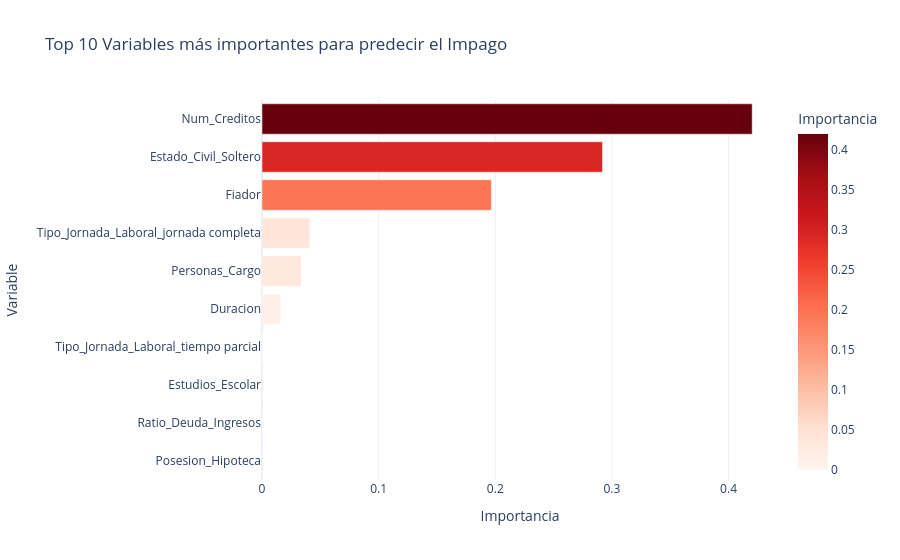
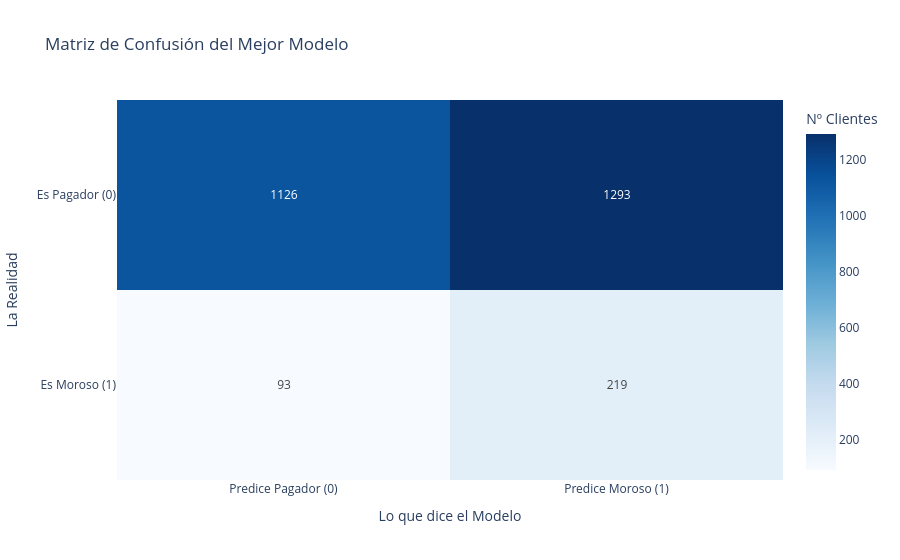
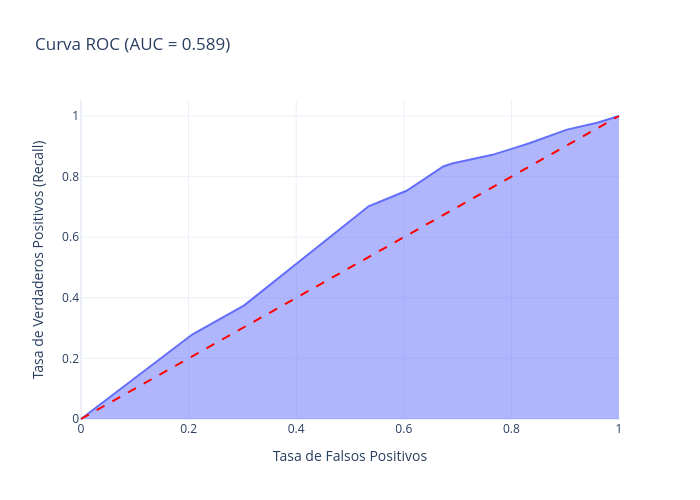

The notebook cell these images were saved under, in order:
### Code cell
# 10. MODELO GANADOR DEFINITIVO
print('\n--- ENTRENANDO EL MODELO GANADOR DEFINITIVO ---')

# Selección automática del mejor modelo por F1 con overfitting < 5%
df_robustos = df_resultados[df_resultados['Overfitting_Gap_Pct'] < 5.0]
fila_ganadora = df_robustos.loc[df_robustos['F1_1'].idxmax()]
print(f'Mejor configuración: {fila_ganadora["Modelo"]} '
      f'| SMOTE={fila_ganadora["SMOTE"]} | PCA={fila_ganadora["PCA"]}')
print(f'  F1={fila_ganadora["F1_1"]:.4f} | '
      f'Recall={fila_ganadora["Recall_1"]:.4f} | '
      f'ROC-AUC={fila_ganadora["ROC_AUC"]:.4f}')

# Entrenamos el DecisionTree ganador (configuración validada)
min_class_count = y_train.value_counts().min()
k_smote = min(5, min_class_count - 1)

pasos_ganador = [
    ('scaler', StandardScaler()),
    ('smote',  SMOTE(random_state=42, k_neighbors=k_smote)),
    ('model',  DecisionTreeClassifier(
                   max_depth=5, min_samples_leaf=5,
                   class_weight='balanced', random_state=42))
]
modelo_ganador = ImbPipeline(pasos_ganador)
modelo_ganador.fit(X_train, y_train)

y_proba_train_g = modelo_ganador.predict_proba(X_train)[:, 1]
precisions, recalls, thresholds = precision_recall_curve(y_train, y_proba_train_g)
f1_scores_g = 2 * (precisions * recalls) / (precisions + recalls + 1e-10)
best_idx = np.lexsort((-recalls, -f1_scores_g))[0]
best_threshold_g = thresholds[best_idx] if best_idx < len(thresholds) else 0.5

y_proba_test_g = modelo_ganador.predict_proba(X_test)[:, 1]
y_pred_test_g  = (y_proba_test_g >= best_threshold_g).astype(int)

print(f'\nResultados en Test (umbral={best_threshold_g:.4f}):')
print(classification_report(y_test, y_pred_test_g,
      target_names=['Pagador', 'Moroso']))

# Importancia de variables
importancias = modelo_ganador.named_steps['model'].feature_importances_
df_imp = pd.DataFrame({'Variable': X_train.columns, 'Importancia': importancias})\
           .sort_values('Importancia', ascending=True).tail(10)

fig1 = px.bar(df_imp, x='Importancia', y='Variable', orientation='h',
              title='Top 10 Variables más importantes para predecir el Impago',
              color='Importancia', color_continuous_scale='Reds')
fig1.update_layout(template='plotly_white', showlegend=False)
fig1.show()

# Matriz de Confusión
cm = confusion_matrix(y_test, y_pred_test_g)
fig2 = px.imshow(cm, text_auto=True, aspect='auto',
    labels=dict(x='Lo que dice el Modelo', y='La Realidad', color='Nº Clientes'),
    x=['Predice Pagador (0)', 'Predice Moroso (1)'],
    y=['Es Pagador (0)', 'Es Moroso (1)'],
    color_continuous_scale='Blues',
    title='Matriz de Confusión del Mejor Modelo')
fig2.update_xaxes(side='bottom')
fig2.update_layout(template='plotly_white')
fig2.show()

# Curva ROC
fpr, tpr, _ = roc_curve(y_test, y_proba_test_g)
roc_auc_val = auc(fpr, tpr)
fig3 = px.area(x=fpr, y=tpr,
    title=f'Curva ROC (AUC = {roc_auc_val:.3f})',
    labels=dict(x='Tasa de Falsos Positivos', y='Tasa de Verdaderos Positivos (Recall)'),
    width=700, height=500)
fig3.add_shape(type='line', line=dict(dash='dash', color='red'),
               x0=0, x1=1, y0=0, y1=1)
fig3.update_layout(template='plotly_white')
fig3.show()

### Figure 1 — Plotly figure (JSON) as saved in the notebook; plotly's stock layout.template omitted (floating-point values rounded to 4 significant figures)
{"data": [{"hovertemplate": "Importancia=%{marker.color}<br>Variable=%{y}<extra></extra>", "legendgroup": "", "marker": {"color": [0.0, 0.0, 0.0, 0.0006021, 0.01599, 0.03358, 0.04098, 0.1966, 0.2919, 0.4203], "coloraxis": "coloraxis", "pattern": {"shape": ""}}, "name": "", "orientation": "h", "showlegend": false, "textposition": "auto", "type": "bar", "x": [0.0, 0.0, 0.0, 0.0006021, 0.01599, 0.03358, 0.04098, 0.1966, 0.2919, 0.4203], "xaxis": "x", "y": ["Posesion_Hipoteca", "Ratio_Deuda_Ingresos", "Estudios_Escolar", "Tipo_Jornada_Laboral_tiempo parcial", "Duracion", "Personas_Cargo", "Tipo_Jornada_Laboral_jornada completa", "Fiador", "Estado_Civil_Soltero", "Num_Creditos"], "yaxis": "y"}], "layout": {"barmode": "relative", "coloraxis": {"colorbar": {"title": {"text": "Importancia"}}, "colorscale": [[0, "rgb(255,245,240)"], [0.125, "rgb(254,224,210)"], [0.25, "rgb(252,187,161)"], [0.375, "rgb(252,146,114)"], [0.5, "rgb(251,106,74)"], [0.625, "rgb(239,59,44)"], [0.75, "rgb(203,24,29)"], [0.875, "rgb(165,15,21)"], [1, "rgb(103,0,13)"]]}, "legend": {"tracegroupgap": 0}, "showlegend": false, "title": {"text": "Top 10 Variables más importantes para predecir el Impago"}, "xaxis": {"anchor": "y", "domain": [0, 1], "title": {"text": "Importancia"}}, "yaxis": {"anchor": "x", "domain": [0, 1], "title": {"text": "Variable"}}}}

### Figure 2 — Plotly figure (JSON) as saved in the notebook; plotly's stock layout.template omitted (floating-point values rounded to 4 significant figures)
{"data": [{"coloraxis": "coloraxis", "hovertemplate": "Lo que dice el Modelo: %{x}<br>La Realidad: %{y}<br>Nº Clientes: %{z}<extra></extra>", "name": "0", "texttemplate": "%{z}", "type": "heatmap", "x": ["Predice Pagador (0)", "Predice Moroso (1)"], "xaxis": "x", "y": ["Es Pagador (0)", "Es Moroso (1)"], "yaxis": "y", "z": [[1126, 1293], [93, 219]]}], "layout": {"coloraxis": {"colorbar": {"title": {"text": "Nº Clientes"}}, "colorscale": [[0, "rgb(247,251,255)"], [0.125, "rgb(222,235,247)"], [0.25, "rgb(198,219,239)"], [0.375, "rgb(158,202,225)"], [0.5, "rgb(107,174,214)"], [0.625, "rgb(66,146,198)"], [0.75, "rgb(33,113,181)"], [0.875, "rgb(8,81,156)"], [1, "rgb(8,48,107)"]]}, "title": {"text": "Matriz de Confusión del Mejor Modelo"}, "xaxis": {"anchor": "y", "domain": [0, 1], "side": "bottom", "title": {"text": "Lo que dice el Modelo"}}, "yaxis": {"anchor": "x", "autorange": "reversed", "domain": [0, 1], "title": {"text": "La Realidad"}}}}

### Figure 3 — Plotly figure (JSON) as saved in the notebook; plotly's stock layout.template omitted (floating-point values rounded to 4 significant figures)
{"data": [{"fillpattern": {"shape": ""}, "hovertemplate": "Tasa de Falsos Positivos=%{x}<br>Tasa de Verdaderos Positivos (Recall)=%{y}<extra></extra>", "legendgroup": "", "line": {"color": "#636efa"}, "marker": {"symbol": "circle"}, "mode": "lines", "name": "", "orientation": "v", "showlegend": false, "stackgroup": "1", "type": "scatter", "x": [0.0, 0.2067, 0.3034, 0.389, 0.5345, 0.6052, 0.6734, 0.69, 0.7648, 0.8107, 0.8334, 0.9033, 0.9107, 0.9595, 1.0], "xaxis": "x", "y": [0.0, 0.2788, 0.375, 0.4968, 0.7019, 0.7532, 0.8333, 0.8429, 0.8718, 0.8974, 0.9103, 0.9551, 0.9583, 0.9776, 1.0], "yaxis": "y"}], "layout": {"height": 500, "legend": {"tracegroupgap": 0}, "shapes": [{"line": {"color": "red", "dash": "dash"}, "type": "line", "x0": 0, "x1": 1, "y0": 0, "y1": 1}], "title": {"text": "Curva ROC (AUC = 0.589)"}, "width": 700, "xaxis": {"anchor": "y", "domain": [0, 1], "title": {"text": "Tasa de Falsos Positivos"}}, "yaxis": {"anchor": "x", "domain": [0, 1], "title": {"text": "Tasa de Verdaderos Positivos (Recall)"}}}}
